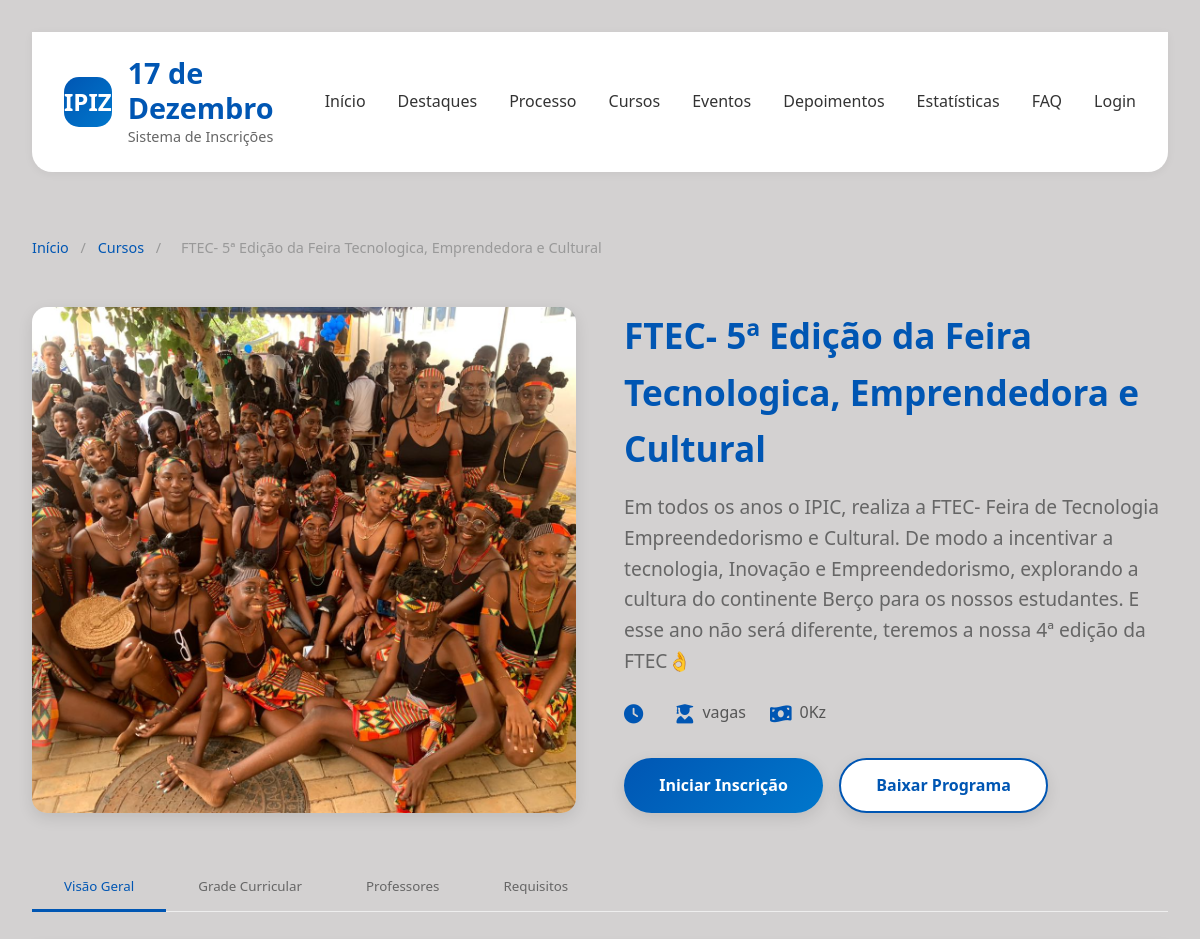
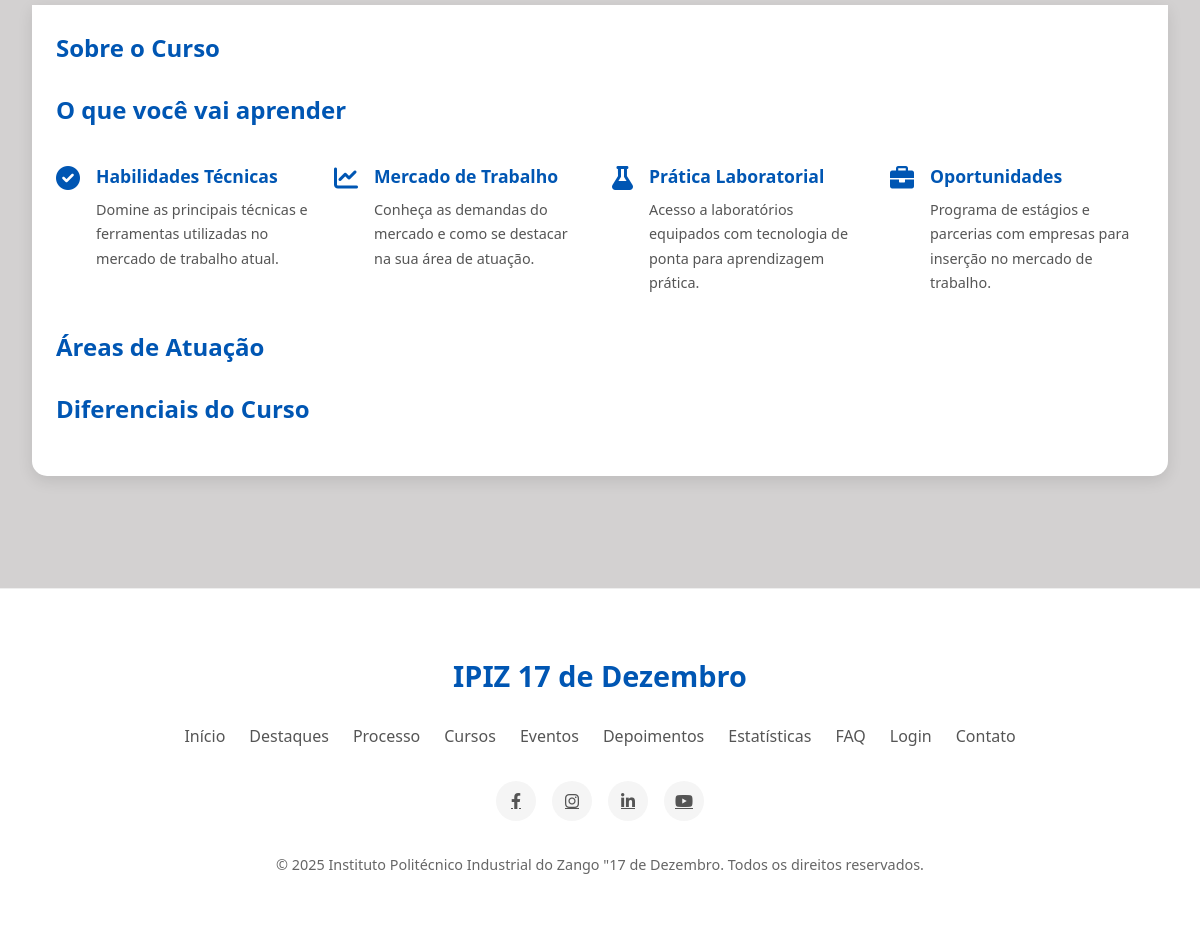
Screenshot of /auth/evento/1/ with the database file from the repository (2 pictures, top to bottom).
### inscricoes/models.py (models this page shows, shortened)
class Evento(models.Model):
    nome = models.CharField(max_length=255, verbose_name="Nome do Evento")
    descricao = models.TextField(verbose_name="Descrição do Evento")
    data = models.DateField(verbose_name="Data do Evento")
    horario_inicio = models.TimeField(verbose_name="Hora de Início")
    horario_fim = models.TimeField(verbose_name="Hora de Fim")
    local = models.CharField(max_length=255, verbose_name="Local do Evento")
    imagem = models.ImageField(upload_to='eventos/', verbose_name="Imagem do Evento")
    class Meta:
        verbose_name = 'Evento'
        verbose_name_plural = 'Eventos'

### inscricoes/views.py (the view)
# urls.py: path('evento/<int:id>/', views.detalhe_evento, name='detalhe_evento'),
def detalhe_evento(request, id):
    evento = get_object_or_404(Evento, id=id)
    return render(request, 'detalhe_evento.html', {'evento': evento})

### inscricoes/templates/detalhe_evento.html (shortened to what this page needs)
{% load static %}
<!DOCTYPE html>
<html lang="pt">
<head>
    <link rel="stylesheet" href="{% static 'css/evento.css' %}">
    <link rel="stylesheet" href="https://cdnjs.cloudflare.com/ajax/libs/font-awesome/6.0.0-beta3/css/all.min.css">
</head>
<body>
            {% load static %}
    <div class="container">
        <header>
            <a href="#" class="logo">
                <div class="logo-icon">IPIZ</div>
                <div class="logo-text">
                    <h1>17 de Dezembro</h1>
                    <p>Sistema de Inscrições</p>
                </div>
            </a>
            <nav class="nav-links">
                <a href="{% url 'home' %}">Início</a>
                <a href="#highlights">Destaques</a>
                <a href="#process">Processo</a>
                <a href="#courses">Cursos</a>
                <a href="#events">Eventos</a>
                <a href="#testimonials">Depoimentos</a>
                <a href="#stats">Estatísticas</a>
                <a href="#faq">FAQ</a>
                <a href="#" id="openLogin">Login</a>
            </nav>
        </header>
        <div class="breadcrumb">
            <a href="#">Início</a>
            <span>/</span>
            <a href="#">Cursos</a>
            <span>/</span>
            <span>{{ evento.nome }}</span>
        </div>
        <div class="course-header">
            <div class="course-image">
                <img src="{{ evento.imagem.url }}" alt="{{ curso.nome }}">
            </div>
            <div class="course-info">
                <h1 class="course-title">{{ evento.nome }}</h1>
                <p class="course-subtitle">{{ evento.descricao }}</p>
                <div class="course-meta">
                    <div class="meta-item">
                        <i class="fas fa-clock meta-icon"></i>
                    </div>
                    <div class="meta-item">
                        <i class="fas fa-user-graduate meta-icon"></i>
                        <span>{{ curso.vagas }} vagas</span>
                    </div>
                    <div class="meta-item">
                        <i class="fas fa-money-bill-wave meta-icon"></i>
                        <span>{{ curso.preco }} 0Kz</span>
                    </div>
                </div>
                <div class="course-actions">
                    <button class="cta-button">Iniciar Inscrição</button>
                    <button class="cta-button secondary-button">Baixar Programa</button>
                </div>
            </div>
        </div>
        <div class="course-tabs">
            <button class="tab-button active" data-tab="overview">Visão Geral</button>
            <button class="tab-button" data-tab="curriculum">Grade Curricular</button>
            <button class="tab-button" data-tab="teachers">Professores</button>
            <button class="tab-button" data-tab="requirements">Requisitos</button>
        </div>
        <div class="tab-content active" id="overview">
            <div class="overview-content">
                <h3>Sobre o Curso</h3>
                <h3>O que você vai aprender</h3>
                <div class="overview-highlights">
                    <div class="highlight-item">
                        <i class="fas fa-check-circle highlight-icon"></i>
                        <div class="highlight-text">
                            <h4>Habilidades Técnicas</h4>
                            <p>Domine as principais técnicas e ferramentas utilizadas no mercado de trabalho atual.</p>
                        </div>
                    </div>
                    <div class="highlight-item">
                        <i class="fas fa-chart-line highlight-icon"></i>
                        <div class="highlight-text">
                            <h4>Mercado de Trabalho</h4>
                            <p>Conheça as demandas do mercado e como se destacar na sua área de atuação.</p>
                        </div>
                    </div>
                    <div class="highlight-item">
                        <i class="fas fa-flask highlight-icon"></i>
                        <div class="highlight-text">
                            <h4>Prática Laboratorial</h4>
                            <p>Acesso a laboratórios equipados com tecnologia de ponta para aprendizagem prática.</p>
                        </div>
                    </div>
                    <div class="highlight-item">
                        <i class="fas fa-briefcase highlight-icon"></i>
                        <div class="highlight-text">
                            <h4>Oportunidades</h4>
                            <p>Programa de estágios e parcerias com empresas para inserção no mercado de trabalho.</p>
                        </div>
                    </div>
                </div>
                <h3>Áreas de Atuação</h3>
                <h3>Diferenciais do Curso</h3>
            </div>
        </div>
    </div>
<footer>
    <div class="footer-content">
        <div class="footer-logo">IPIZ 17 de Dezembro</div>
        <div class="footer-links">
            <a href="#">Início</a>
            <a href="#highlights">Destaques</a>
            <a href="#process">Processo</a>
            <a href="#courses">Cursos</a>
            <a href="#events">Eventos</a>
            <a href="#testimonials">Depoimentos</a>
            <a href="#stats">Estatísticas</a>
            <a href="#faq">FAQ</a>
            <a href="#" id="footerLogin">Login</a>
            <a href="#">Contato</a>
        </div>
        <div class="social-links">
            <a href="#" class="social-link"><i class="fab fa-facebook-f"></i></a>
            <a href="#" class="social-link"><i class="fab fa-instagram"></i></a>
            <a href="#" class="social-link"><i class="fab fa-linkedin-in"></i></a>
            <a href="#" class="social-link"><i class="fab fa-youtube"></i></a>
        </div>
        <p class="copyright">© 2025 Instituto Politécnico Industrial do Zango "17 de Dezembro. Todos os direitos reservados.</p>
    </div>
</footer>
</body>
</html>

### rows the page displays
Evento: nome "FTEC- 5ª Edição da Feira Tecnologica, Emprendedora e Cultural", imagem (picture), descricao "Em todos os anos o IPIC, realiza a FTEC- Feira de Tecnologia Empreendedorismo e Cultural. De modo a incentivar a tecnologia, Inovação e Empreendedorismo, explorando a cultura do continente Berço para os nossos estudantes. E esse ano não será diferente, teremos a nossa 4ª edição da FTEC👌"
